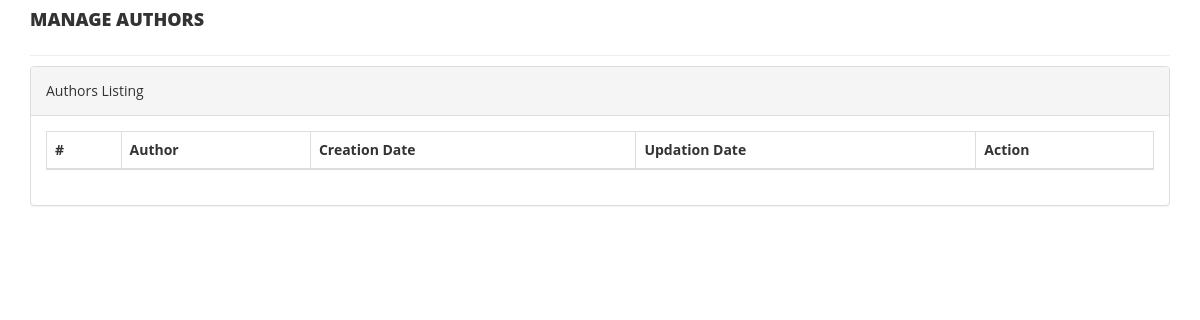
The page /library/admin/manage-authors.php on the database as committed earlier.
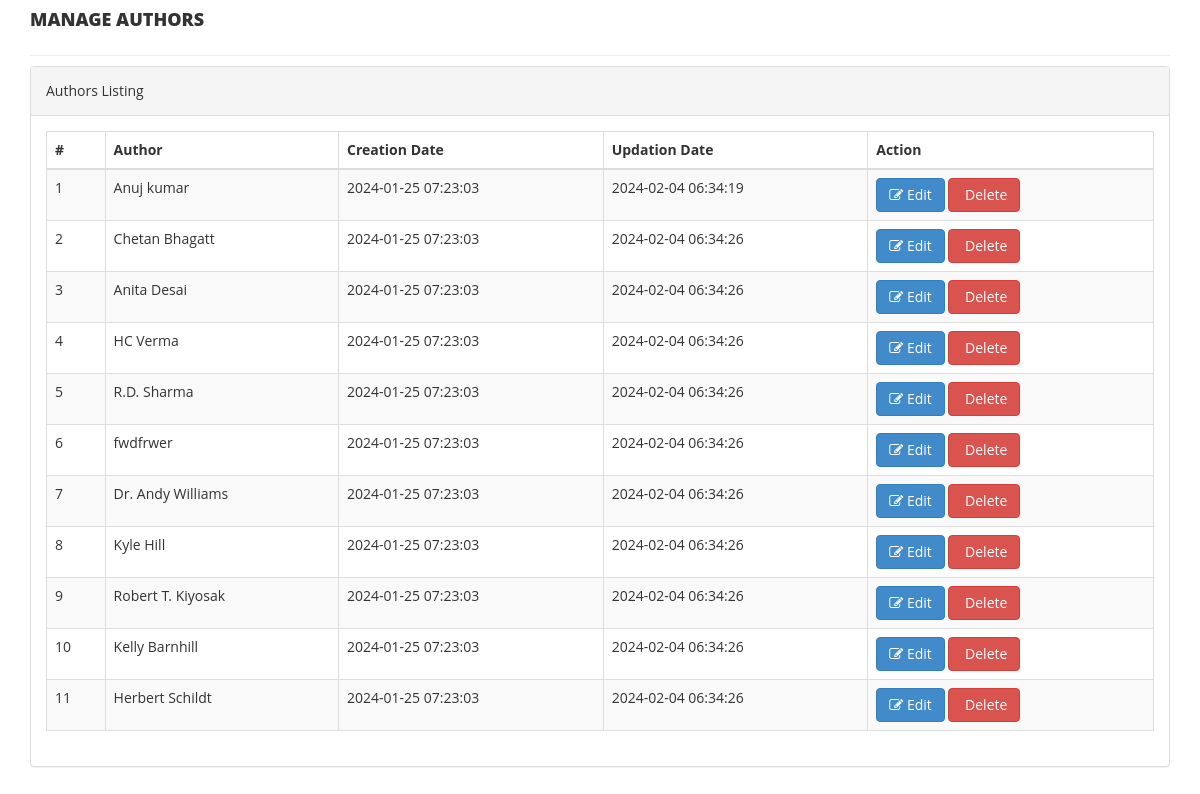
The same page on the database as committed later.
### tables this page shows
CREATE TABLE `authors` (
  `id` int(11) NOT NULL,
  `AuthorName` varchar(159) DEFAULT NULL,
  `creationDate` timestamp NULL DEFAULT current_timestamp(),
  `UpdationDate` timestamp NULL DEFAULT NULL ON UPDATE current_timestamp()
);

### library/admin/manage-authors.php (the view, shortened to what this page needs)
<?php
include('includes/config.php');
?>
<!DOCTYPE html>
<html xmlns="http://www.w3.org/1999/xhtml">
<head>
    <link href="assets/css/bootstrap.css" rel="stylesheet" />
    <link href="assets/css/font-awesome.css" rel="stylesheet" />
    <link href="assets/css/style.css" rel="stylesheet" />
</head>
<body>
    <div class="container">
        <h4 class="header-line">Manage Authors</h4>
        <div class="panel panel-default">
            <div class="panel-heading">
                Authors Listing
            </div>
            <div class="panel-body">
                <div class="table-responsive">
                    <table class="table table-striped table-bordered table-hover" id="dataTables-example">
                        <thead>
                            <tr>
                                <th>#</th>
                                <th>Author</th>
                                <th>Creation Date</th>
                                <th>Updation Date</th>
                                <th>Action</th>
                            </tr>
                        </thead>
                        <tbody>
                        <?php
                        $sql = "SELECT * FROM authors";
                        $query = $dbh->prepare($sql);
                        $query->execute();
                        $results = $query->fetchAll(PDO::FETCH_OBJ);
                        $cnt = 1;
                        if ($query->rowCount() > 0) {
                            foreach ($results as $result) { ?>
                            <tr class="odd gradeX">
                                <td class="center"><?php echo htmlentities($cnt); ?></td>
                                <td class="center"><?php echo htmlentities($result->AuthorName); ?></td>
                                <td class="center"><?php echo htmlentities($result->creationDate); ?></td>
                                <td class="center"><?php echo htmlentities($result->UpdationDate); ?></td>
                                <td class="center">
                                    <a href="edit-author.php?athrid=<?php echo htmlentities($result->id); ?>">
                                        <button class="btn btn-primary"><i class="fa fa-edit"></i> Edit</button>
                                    </a>
                                    <a href="manage-authors.php?del=<?php echo htmlentities($result->id); ?>" onclick="return confirm('Are you sure you want to delete?');">
                                        <button class="btn btn-danger"><i class="fa fa-trash"></i> Delete</button>
                                    </a>
                                </td>
                            </tr>
                            <?php $cnt = $cnt + 1; } } ?>
                        </tbody>
                    </table>
                </div>
            </div>
        </div>
    </div>
</body>
</html>

### library/admin/assets/css/style.css (style rules this page uses)
.header-line { font-weight:900; padding-bottom:25px; border-bottom:1px solid #eeeeee; text-transform:uppercase; }

Rows that differ between the two databases and show on the page:
added authors: AuthorName "Anuj kumar", creationDate "2024-01-25 07:23:03", UpdationDate "2024-02-04 06:34:19"
added authors: AuthorName "Chetan Bhagatt", creationDate "2024-01-25 07:23:03", UpdationDate "2024-02-04 06:34:26"
added authors: AuthorName "Anita Desai", creationDate "2024-01-25 07:23:03", UpdationDate "2024-02-04 06:34:26"
added authors: AuthorName "HC Verma", creationDate "2024-01-25 07:23:03", UpdationDate "2024-02-04 06:34:26"
added authors: AuthorName "R.D. Sharma", creationDate "2024-01-25 07:23:03", UpdationDate "2024-02-04 06:34:26"
added authors: AuthorName "fwdfrwer", creationDate "2024-01-25 07:23:03", UpdationDate "2024-02-04 06:34:26"
added authors: AuthorName "Dr. Andy Williams", creationDate "2024-01-25 07:23:03", UpdationDate "2024-02-04 06:34:26"
added authors: AuthorName "Kyle Hill", creationDate "2024-01-25 07:23:03", UpdationDate "2024-02-04 06:34:26"
added authors: AuthorName "Robert T. Kiyosak", creationDate "2024-01-25 07:23:03", UpdationDate "2024-02-04 06:34:26"
added authors: AuthorName "Kelly Barnhill", creationDate "2024-01-25 07:23:03", UpdationDate "2024-02-04 06:34:26"
added authors: AuthorName "Herbert Schildt", creationDate "2024-01-25 07:23:03", UpdationDate "2024-02-04 06:34:26"
